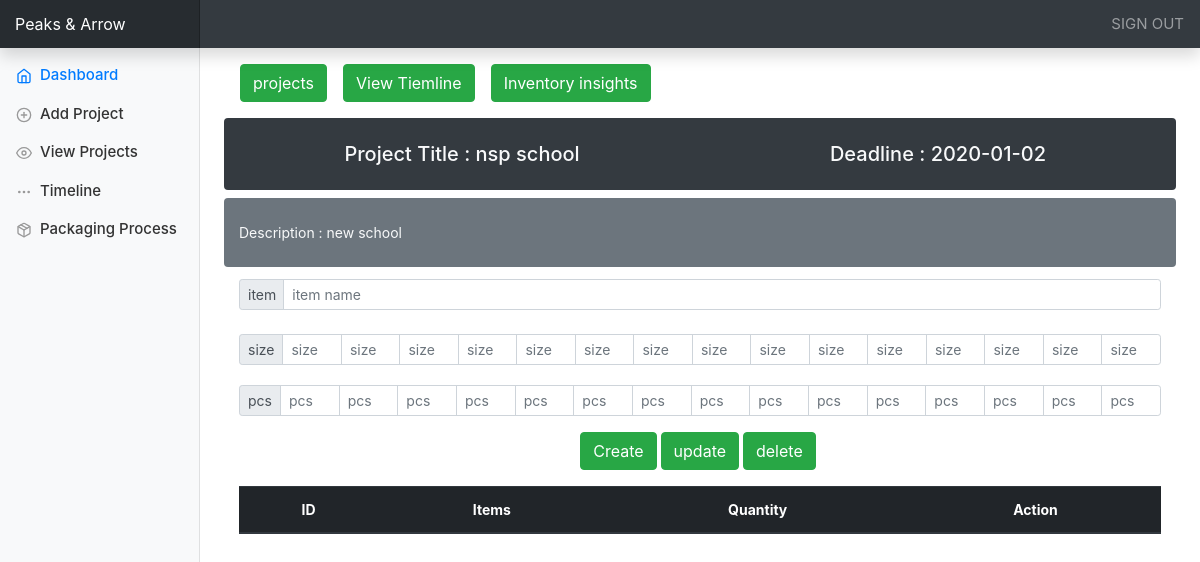
Before: /project_report.php?id=5 (signed in) with the older database file.
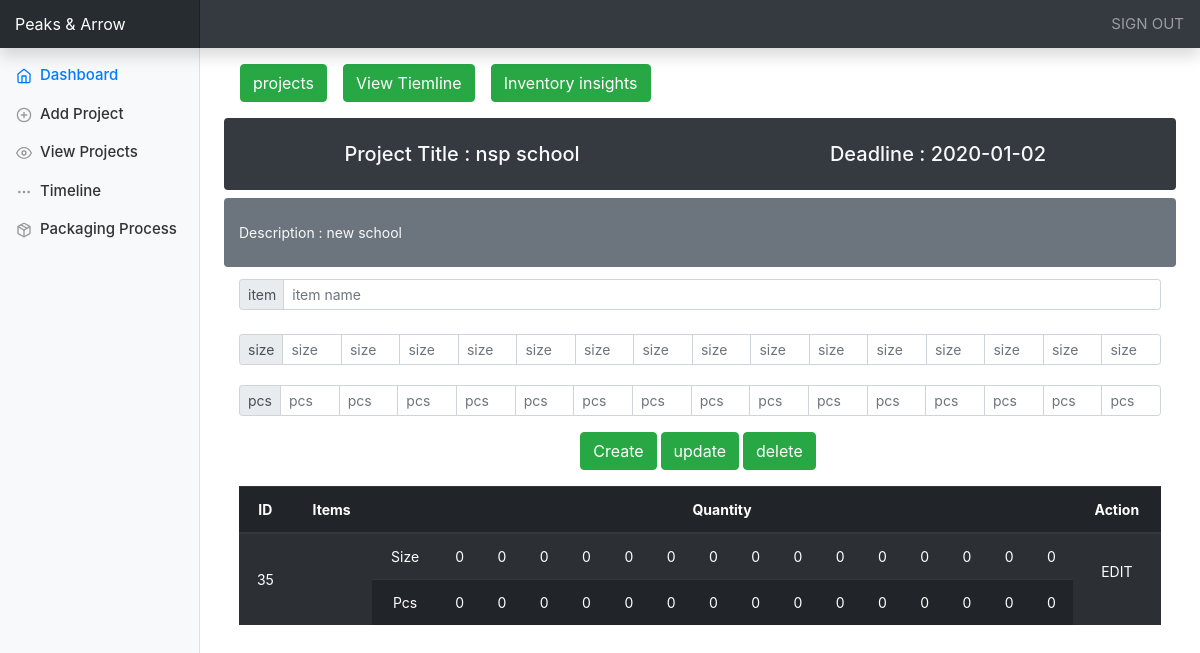
After: the same page with the newer database file.
### tables this page shows
CREATE TABLE `projects` (
  `id` int(11) NOT NULL,
  `title` varchar(255) DEFAULT NULL,
  `deadline` varchar(50) DEFAULT NULL,
  `info` varchar(255) DEFAULT NULL
);

CREATE TABLE `items` (
  `id` int(11) NOT NULL,
  `project_id` int(11) NOT NULL,
  `item_name` varchar(25) NOT NULL,
  `s1` int(50) NOT NULL,
  `s2` int(50) NOT NULL,
  `s3` int(50) NOT NULL,
  `s4` int(50) NOT NULL,
  `s5` int(50) NOT NULL,
  `s6` int(50) NOT NULL,
  `s7` int(50) NOT NULL,
  `s8` int(50) NOT NULL,
  `s9` int(50) NOT NULL,
  `s10` int(50) NOT NULL,
  `s11` int(50) NOT NULL,
  `s12` int(50) NOT NULL,
  `s13` int(50) NOT NULL,
  `s14` int(50) NOT NULL,
  `s15` int(50) NOT NULL,
  `p1` int(50) NOT NULL,
  `p2` int(50) NOT NULL,
  `p3` int(50) NOT NULL,
  `p4` int(50) NOT NULL,
  `p5` int(50) NOT NULL,
  `p6` int(50) NOT NULL,
  `p7` int(50) NOT NULL,
  `p8` int(50) NOT NULL,
  `p9` int(50) NOT NULL,
  `p10` int(50) NOT NULL,
  `p11` int(50) NOT NULL,
  `p12` int(50) NOT NULL,
  `p13` int(50) NOT NULL,
  `p14` int(50) NOT NULL,
  `p15` int(50) NOT NULL
);

### operations.php (called while the page is built, shortened)
<?php
    function getData($project_id){
        $query = "SELECT * FROM items where project_id = $project_id";
        $result = mysqli_query($GLOBALS['conn'], $query);
        if(mysqli_num_rows($result) > 0){
            return $result;
            }
        }
?>

### project_report.php (the view, shortened to what this page needs)
<?php
require_once("operations.php");
$id = isset($_GET['id']) ? $_GET['id'] : '';
 $sql=" SELECT * FROM projects WHERE id = $id ";
$quey=mysqli_query($conn,$sql);
$row = mysqli_fetch_assoc($quey);
?>
<!DOCTYPE html>
<html>
<head>
    <link rel="stylesheet" href="https://stackpath.bootstrapcdn.com/bootstrap/4.1.0/css/bootstrap.min.css">
    <link rel="stylesheet" href="./css/dashboard.css">
    <link rel="stylesheet" href="./css/style.css">
</head>
<body>
<nav class="navbar navbar-dark fixed-top bg-dark flex-md-nowrap p-0 shadow">
  <a class="navbar-brand col-sm-3 col-md-2 mr-0" href="#">Peaks & Arrow</a>
  <ul class="navbar-nav px-3">
    <li class="nav-item text-nowrap">
      <a class="nav-link" href="logout.php">SIGN OUT</a>
    </li>
  </ul>
</nav>
<div class="container-fluid">
  <div class="row">
    <nav class="col-md-2 d-none d-md-block bg-light sidebar">
      <div class="sidebar-sticky">
        <ul class="nav flex-column">
          <li class="nav-item">
            <a class="nav-link active" href="dashboard.php">
              <span data-feather="home"></span>
              Dashboard <span class="sr-only">(current)</span>
            </a>
          </li>
          <li class="nav-item">
            <a class="nav-link" href="add_project.php">
              <span data-feather="plus-circle"></span>
              Add Project
            </a>
          </li>
          <li class="nav-item">
            <a class="nav-link" href="view_project.php">
              <span data-feather="eye"></span>
              View Projects
            </a>
            </li>
          <li class="nav-item">
            <a class="nav-link" href="timeline.php">
              <span data-feather="more-horizontal"></span>
              Timeline
            </a>
          </li>
          <li class="nav-item">
            <a class="nav-link" href="packaging.php">
              <span data-feather="package"></span>
              Packaging Process
            </a>
          </li>
        </ul>
      </div>
    </nav>
    <main role="main" class="col-md-9 ml-sm-auto col-lg-10 px-4">
    <div class="row pt-3 ml-3"><a class="pr-3" href="view_project.php"><button class="btn btn-success">projects</button></a>
    <a class="pr-3" href="timeline.php"><button class="btn btn-success">View Tiemline</button></a>
    <a href="inventory_insights.php"><button class="btn btn-success">Inventory insights</button></a></div>
      <div class="d-flex justify-content-between flex-wrap flex-md-nowrap align-items-center pt-3 pb-2 mb-3">
<div class="container text-center ">
    <h5 class="py-4 bg-dark text-light rounded row">
        <div class="col">Project Title : <?php echo $row["title"];?></div>
        <div class="col">Deadline : <?php echo $row["deadline"];?></div>
    </h5>
    <div class="py-4 mb-2 bg-secondary text-light rounded row">
    <div class="col-sm-8 text-left">Description : <?php echo $row["info"];?></div>
    </div>
    <div class="d-flex justify-content-center">
        <form action="" method="POST" class="w-40">
            <div class="py-1">
            <div class="input-group input-group-sm mb-3">
                <div class="input-group-prepend ">
                <span class="input-group-text" id="inputGroup-sizing-sm">item</span>
                </div>
                <input type="text" autocomplete="off" placeholder="item name" name="item_name" class="form-control" aria-label="Sizing example input" aria-describedby="inputGroup-sizing-sm" value="" >
                </div>
            </div>
            <div class="pt-1">
            <div class="input-group input-group-sm mb-3">
                <div class="input-group-prepend ">
                <span class="input-group-text" id="inputGroup-sizing-sm">size</span>
                </div>
                <input type="number" autocomplete="off" name="s1" placeholder="size" class="form-control" aria-label="Sizing example input" aria-describedby="inputGroup-sizing-sm" value="">
                <input type="number" autocomplete="off" name="s2" placeholder="size" class="form-control" aria-label="Sizing example input" aria-describedby="inputGroup-sizing-sm" value="">
                <input type="number" autocomplete="off" name="s3" placeholder="size" class="form-control" aria-label="Sizing example input" aria-describedby="inputGroup-sizing-sm" value="">
                <input type="number" autocomplete="off" name="s4" placeholder="size" class="form-control" aria-label="Sizing example input" aria-describedby="inputGroup-sizing-sm" value="">
                <input type="number" autocomplete="off" name="s5" placeholder="size" class="form-control" aria-label="Sizing example input" aria-describedby="inputGroup-sizing-sm" value="">
                <input type="number" autocomplete="off" name="s6" placeholder="size" class="form-control" aria-label="Sizing example input" aria-describedby="inputGroup-sizing-sm" value="">
                <input type="number" autocomplete="off" name="s7" placeholder="size" class="form-control" aria-label="Sizing example input" aria-describedby="inputGroup-sizing-sm" value="">
                <input type="number" autocomplete="off" name="s8" placeholder="size" class="form-control" aria-label="Sizing example input" aria-describedby="inputGroup-sizing-sm" value="">
                <input type="number" autocomplete="off" name="s9" placeholder="size" class="form-control" aria-label="Sizing example input" aria-describedby="inputGroup-sizing-sm" value="">
                <input type="number" autocomplete="off" name="s10" placeholder="size" class="form-control" aria-label="Sizing example input" aria-describedby="inputGroup-sizing-sm" value="">
                <input type="number" autocomplete="off" name="s11" placeholder="size" class="form-control" aria-label="Sizing example input" aria-describedby="inputGroup-sizing-sm" value="">
                <input type="number" autocomplete="off" name="s12" placeholder="size" class="form-control" aria-label="Sizing example input" aria-describedby="inputGroup-sizing-sm" value="">
                <input type="number" autocomplete="off" name="s13" placeholder="size" class="form-control" aria-label="Sizing example input" aria-describedby="inputGroup-sizing-sm" value="">
                <input type="number" autocomplete="off" name="s14" placeholder="size" class="form-control" aria-label="Sizing example input" aria-describedby="inputGroup-sizing-sm" value="">
                <input type="number" autocomplete="off" name="s15" placeholder="size" class="form-control" aria-label="Sizing example input" aria-describedby="inputGroup-sizing-sm" value="">
                </div>
            </div>
            <div class="pt-1">
            <div class="input-group input-group-sm mb-3">
                <div class="input-group-prepend ">
                <span class="input-group-text" id="inputGroup-sizing-sm">pcs</span>
                </div>
                <input type="number" autocomplete="off" placeholder="pcs" class="form-control" aria-label="Sizing example input" aria-describedby="inputGroup-sizing-sm" value="" name="p1">
                <input type="number" autocomplete="off" placeholder="pcs" class="form-control" aria-label="Sizing example input" aria-describedby="inputGroup-sizing-sm" value="" name="p2">
                <input type="number" autocomplete="off" placeholder="pcs" class="form-control" aria-label="Sizing example input" aria-describedby="inputGroup-sizing-sm" value="" name="p3">
                <input type="number" autocomplete="off" placeholder="pcs" class="form-control" aria-label="Sizing example input" aria-describedby="inputGroup-sizing-sm" value="" name="p4">
                <input type="number" autocomplete="off" placeholder="pcs" class="form-control" aria-label="Sizing example input" aria-describedby="inputGroup-sizing-sm" value="" name="p5">
                <input type="number" autocomplete="off" placeholder="pcs" class="form-control" aria-label="Sizing example input" aria-describedby="inputGroup-sizing-sm" value="" name="p6">
                <input type="number" autocomplete="off" placeholder="pcs" class="form-control" aria-label="Sizing example input" aria-describedby="inputGroup-sizing-sm" value="" name="p7">
                <input type="number" autocomplete="off" placeholder="pcs" class="form-control" aria-label="Sizing example input" aria-describedby="inputGroup-sizing-sm" value="" name="p8">
                <input type="number" autocomplete="off" placeholder="pcs" class="form-control" aria-label="Sizing example input" aria-describedby="inputGroup-sizing-sm" value="" name="p9">
                <input type="number" autocomplete="off" placeholder="pcs" class="form-control" aria-label="Sizing example input" aria-describedby="inputGroup-sizing-sm" value="" name="p10">
                <input type="number" autocomplete="off" placeholder="pcs" class="form-control" aria-label="Sizing example input" aria-describedby="inputGroup-sizing-sm" value="" name="p11">
                <input type="number" autocomplete="off" placeholder="pcs" class="form-control" aria-label="Sizing example input" aria-describedby="inputGroup-sizing-sm" value="" name="p12">
                <input type="number" autocomplete="off" placeholder="pcs" class="form-control" aria-label="Sizing example input" aria-describedby="inputGroup-sizing-sm" value="" name="p13">
                <input type="number" autocomplete="off" placeholder="pcs" class="form-control" aria-label="Sizing example input" aria-describedby="inputGroup-sizing-sm" value="" name="p14">
                <input type="number" autocomplete="off" placeholder="pcs" class="form-control" aria-label="Sizing example input" aria-describedby="inputGroup-sizing-sm" value="" name="p15">
                </div>
            </div>
            <div class="d-flex justify-content-center">
                <button class="btn btn-success" name="create">Create</button>&nbsp;
                <button class="btn btn-success" onClick=" prompt()" name="update">update</button>&nbsp;
                <button class="btn btn-success" onClick=" prompt()" name="delete">delete</button>&nbsp;
            </div>
        </form>
    </div>
    <div class="d-flex table-data pt-3">
        <table class="table table-striped table-dark">
            <thead class="thead-dark">
                <tr>
                    <th>
                        ID
                    </th>
                    <th >
                        Items
                    </th>
                    <th colspan="16">
                        Quantity
                    </th>
                    <th colspan ="5">
                        Action
                    </th>
                </tr>
            </thead>
            <tbody id="tbody">
            <?php
            if(isset($_POST['create']) || isset($_POST['update']) || isset($id)){
                $result = getData($id);
                if($result){
                    while($row = mysqli_fetch_assoc($result)){?>
                    <tr>
                    <td data-id="<?php echo $row['id']; ?>" rowspan="2" style="vertical-align:middle;"><?php echo $row['id']; ?></td>
                    <td data-id="<?php echo $row['id']; ?>" rowspan="2" style="vertical-align:middle;"><?php echo $row['item_name']; ?></td>
                    <td>Size</td>
  <td data-id="<?php echo $row['id']; ?>"><?php echo $row['s1']; ?></td>
  <td data-id="<?php echo $row['id']; ?>"><?php echo $row['s2']; ?></td>
  <td data-id="<?php echo $row['id']; ?>"><?php echo $row['s3']; ?></td>
  <td data-id="<?php echo $row['id']; ?>"><?php echo $row['s4']; ?></td>
  <td data-id="<?php echo $row['id']; ?>"><?php echo $row['s5']; ?></td>
  <td data-id="<?php echo $row['id']; ?>"><?php echo $row['s6']; ?></td>
  <td data-id="<?php echo $row['id']; ?>"><?php echo $row['s7']; ?></td>
  <td data-id="<?php echo $row['id']; ?>"><?php echo $row['s8']; ?></td>
  <td data-id="<?php echo $row['id']; ?>"><?php echo $row['s9']; ?></td>
  <td data-id="<?php echo $row['id']; ?>"><?php echo $row['s10']; ?></td>
  <td data-id="<?php echo $row['id']; ?>"><?php echo $row['s11']; ?></td>
  <td data-id="<?php echo $row['id']; ?>"><?php echo $row['s12']; ?></td>
  <td data-id="<?php echo $row['id']; ?>"><?php echo $row['s13']; ?></td>
  <td data-id="<?php echo $row['id']; ?>"><?php echo $row['s14']; ?></td>
  <td data-id="<?php echo $row['id']; ?>"><?php echo $row['s15']; ?></td>
  <td rowspan="2"  style="vertical-align:middle;"> <p class="btnedit" data-id="<?php echo $row['id']; ?>"> EDIT </p></td>
                    </tr>
                    <tr>
                    <td>Pcs</td>
  <td data-id="<?php echo $row['id']; ?>"><?php echo $row['p1']; ?></td>
  <td data-id="<?php echo $row['id']; ?>"><?php echo $row['p2']; ?></td>
  <td data-id="<?php echo $row['id']; ?>"><?php echo $row['p3']; ?></td>
  <td data-id="<?php echo $row['id']; ?>"><?php echo $row['p4']; ?></td>
  <td data-id="<?php echo $row['id']; ?>"><?php echo $row['p5']; ?></td>
  <td data-id="<?php echo $row['id']; ?>"><?php echo $row['p6']; ?></td>
  <td data-id="<?php echo $row['id']; ?>"><?php echo $row['p7']; ?></td>
  <td data-id="<?php echo $row['id']; ?>"><?php echo $row['p8']; ?></td>
  <td data-id="<?php echo $row['id']; ?>"><?php echo $row['p9']; ?></td>
  <td data-id="<?php echo $row['id']; ?>"><?php echo $row['p10']; ?></td>
  <td data-id="<?php echo $row['id']; ?>"><?php echo $row['p11']; ?></td>
  <td data-id="<?php echo $row['id']; ?>"><?php echo $row['p12']; ?></td>
  <td data-id="<?php echo $row['id']; ?>"><?php echo $row['p13']; ?></td>
  <td data-id="<?php echo $row['id']; ?>"><?php echo $row['p14']; ?></td>
  <td data-id="<?php echo $row['id']; ?>"><?php echo $row['p15']; ?></td>
                    </tr>
            <?php
                    }
                }
            }
            ?>
            </tbody>
        </table>
    </div>
</div>
      </div>
    </main>
</body>
</html>

### css/dashboard.css (style rules this page uses)
body { font-size: .875rem; }
.feather { width: 16px; height: 16px; vertical-align: text-bottom; }
.sidebar { position: fixed; top: 0; bottom: 0; left: 0; z-index: 100; padding: 48px 0 0; box-shadow: inset -1px 0 0 rgba(0, 0, 0, .1); }
.sidebar-sticky { position: relative; top: 0; height: calc(100vh - 48px); padding-top: .5rem; overflow-x: hidden; overflow-y: auto; }
.sidebar .nav-link { font-weight: 500; color: #333; }
.sidebar .nav-link .feather { margin-right: 4px; color: #999; }
.sidebar .nav-link.active { color: #007bff; }
.sidebar .nav-link:hover .feather, .sidebar .nav-link.active .feather { color: inherit; }
[role="main"] { padding-top: 133px; }
@media (min-width: 768px) { [role="main"] { padding-top: 48px; } }
.navbar-brand { padding-top: .75rem; padding-bottom: .75rem; font-size: 1rem; background-color: rgba(0, 0, 0, .25); box-shadow: inset -1px 0 0 rgba(0, 0, 0, .25); }

### css/style.css (style rules this page uses)
body { background-color: rgb(255, 255, 255); }
a { color: black; text-decoration: none; font-size: 15px; }
.btnedit { cursor: pointer; }

Changed rows visible on the page:
added items: id "35", s1 "0", s2 "0", s3 "0", s4 "0", s5 "0", s6 "0", s7 "0", s8 "0", s9 "0", s10 "0", s11 "0", s12 "0", s13 "0", s14 "0", s15 "0", p1 "0", p2 "0", p3 "0", p4 "0", p5 "0", p6 "0", p7 "0", p8 "0", p9 "0", p10 "0", p11 "0", p12 "0", p13 "0", p14 "0", p15 "0"
